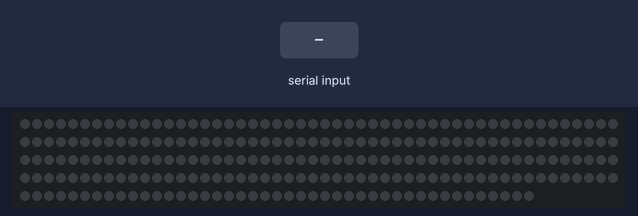
The sketch below on a simulated Arduino Uno, built with avr-gcc and run on an emulated ATmega328P. Shown: 243 RGB LEDs in strip order, left to right, continuing on the next row. The inputs (shaded band) are chosen by the test bench. Dim RGB values are drawn brighter than linear; random numbers use the default seed unless the sketch sets one.

Above: at 1.2 s.
1.3 s: "1\n" received over the second serial link
At 2.38 s:
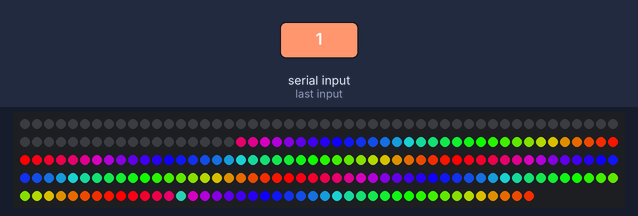
4.1 s: "2\n" received over the second serial link
At 5.28 s:
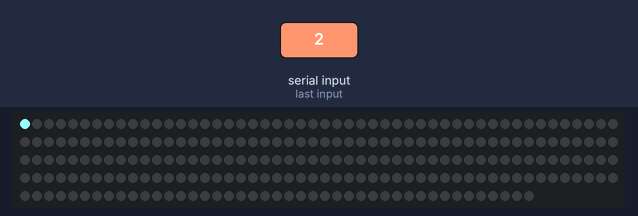
7.1 s: "1,90\n" received over the second serial link
At 8.17 s:
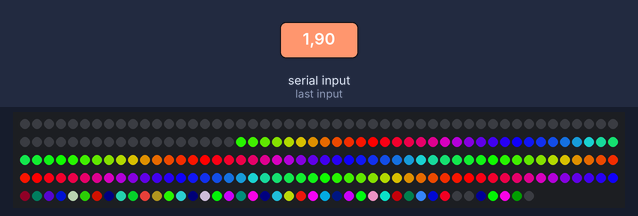
9.9 s: "4\n" received over the second serial link
At 11.1 s:
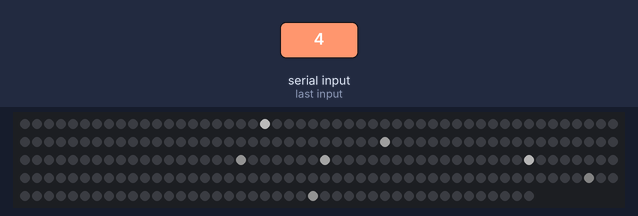
12.9 s: "1,90,45\n" received over the second serial link
At 13.97 s:
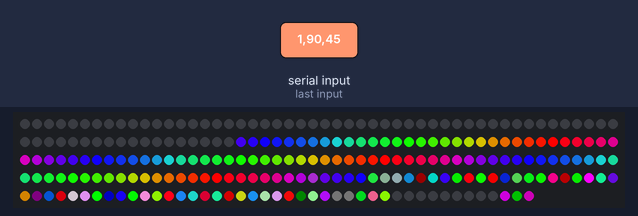

The sketch:

HomeStripControl.ino
```cpp
#include "SoftwareSerial.h"
#include <FastLED.h>

const int PIN = 14;
const int NUMPIX = 243; //Strip is 243 total
//Adafruit_NeoPixel strip;
CRGB leds[NUMPIX];

int fillUp = NUMPIX; //Fill up color[] with different colors before lighting up the LED's

const int DEBUG = 0; //Only print to serial if debug is 1 to reduce serail overhead

int enabled = 0; //Turn lights off and on while preserving last setting
int colorMode = 0; //Mode 0 = nothing, use enabled to turn lights off while preserving color mode.
                   //Mode 1 = rainbow, 2 = bounce, 3 = static color, 4 = stars
int brightness = 255;
int RRR = 150; //Global color settings. (Deafult is white)
int GGG = 255;
int BBB = 255;
int PCMode = 1; //Turn off the first 50 LEDS to keep the wall behind my monitors dark


SoftwareSerial softSerial(13, 15); // RX, TX

void setup() {
  FastLED.addLeds<NEOPIXEL, PIN>(leds, NUMPIX);
  digitalWrite(3, LOW);
  pinMode(3, INPUT);
  softSerial.begin(9600);
  while(!softSerial){}

  if(DEBUG == 1)
    Serial.begin(9600);
}

void loop() {
  //Serial.println("Running");
  checkPin();
  if (enabled == 0){ //Turn off the lights and prevent other affects from running.
    staticColor(0, 0, 0);
    fillUp = NUMPIX;
    return;
  }
  if (colorMode == 1) {
    rainbowCycle(100, 20);
  } else {fillUp = NUMPIX;}

  if (colorMode == 2)
    bounce(30);
  if (colorMode == 3)
    staticColor(RRR, GGG, BBB);
  if (colorMode == 4)
    stars(7, 255, 15, 0);

}
int checkPin() { //Returns 1 if pin says to change mode. Returns 0 otherwise

  while (softSerial.available() > 0) {
    //delay(50);
    String op = softSerial.readStringUntil(' '); //Read the op command
    char com = op.charAt(0);
    if(DEBUG == 1){
      Serial.print("Op: ");
      Serial.println(op);
    }


    if(com == '0'){ //On/ off
      String peram = softSerial.readStringUntil(' ');
      if(DEBUG == 1){
        Serial.print("Enable: ");
        Serial.println(peram);
      }
      if(peram.charAt(0) == '0'){
        enabled = 0;
      }
      if(peram.charAt(0) == '1'){
        enabled = 1;
      }
      return 1;
    }

    if(com == '1'){ //Rainbow
      colorMode = 1;
      enabled = 1;
      return 1;
    }

    if(com == '2'){ //Bounce
      colorMode = 2;
      enabled = 1;
      return 1;
    }

    if(com == '3'){ //Static
      colorMode = 3;
      enabled = 1;
      return 1;
    }

    if(com == '4'){ //Stars
      colorMode = 4;
      enabled = 1;
      return 1;
    }

    if(com == 'c'){ //Set color
      getSerialRGB();
      enabled = 1;
      if(colorMode == 1 || colorMode == 4){ //If the current mode doesn't support changing the color
        colorMode = 3;
        return 1;
      }
    }

    if(com == 'b'){ //Set brightness
      brightness = softSerial.readStringUntil(' ').toInt();
      if(DEBUG == 1){
        Serial.print("Brightness: ");
        Serial.println(brightness);
      }
      FastLED.setBrightness(brightness);
      FastLED.show();
    }
    enabled = 1;

  }

  return 0;
}
void getSerialRGB(){ //If the op command from serial has RGB peramiters, this function will put them into int RRR,GGG,BBB
  String red = softSerial.readStringUntil(' '); //Read the red value
  RRR = red.toInt();
  if(DEBUG == 1){
    Serial.print("Red: ");
    Serial.println(RRR);
  }
  String green = softSerial.readStringUntil(' '); //Read the red value
  GGG = green.toInt();
  if(DEBUG == 1){
    Serial.print("Green: ");
    Serial.println(GGG);
  }

  String blue = softSerial.readStringUntil(' '); //Read the red value
  BBB = blue.toInt();
  if(DEBUG == 1){
    Serial.print("Blue: ");
    Serial.println(BBB);
  }

}

void stars(int numStars, int maxBrightness, int delayMils, int color) { //delayMils is delay
  int change = 1;
  int minRGB = 0;
  int maxBrightDiv = 3; //Reduce initial color brightness to reduce POP in effect
  staticColor(0, 0, 0); //Initialize the strand as black
  int starR[numStars];//If stars are B/W (color == 0), only use starR for brightness
  int starG[numStars];
  int starB[numStars];
  byte starLoc[numStars];
  byte starInc[numStars]; //If starInc == 1, the brightness is increasing, 0 means is decreasing
  for (int x = 0; x < numStars; x++) { //Initial set star color brightnesses and locations
    starR[x] = random(minRGB, maxBrightness / maxBrightDiv);
    if (color) {
      starG[x] = random(minRGB, maxBrightness / maxBrightDiv);
      starB[x] = random(minRGB, maxBrightness / maxBrightDiv);
    } else {
      starG[x] = 0;
      starB[x] = 0;
    }
    starLoc[x] = random(0, NUMPIX);
    starInc[x] = 1;
  }
  while (1) {
    for (int x = 0; x < numStars; x++) { //Increase or decrease star brightness/ relocate stars if starR&&starG&&starB == 0
      /*
      softSerial.write("R: "); softSerial.print(starR[0]);
      softSerial.write(" G: "); softSerial.print(starG[0]);
      softSerial.write(" B: "); softSerial.print(starB[0]); softSerial.write("\n");
      */

      if (starInc[x] == 0) { //Decrease brightness
        starR[x] -= change;
        if (color) {
          starG[x] -= change;
          starB[x] -= change;
        }
      } else { //Increase brightness
        starR[x] += change;
        if (color) {
          starG[x] += change;
          starB[x] += change;
        }
      }
      for (int x = 0; x < numStars; x++) { //Show the stars on the strand
      if (color){
        if(starR[x] < 0)
          starR[x] = 0;
        if(starG[x] < 0)
          starG[x] = 0;
        if(starB[x] < 0)
          starB[x] = 0;
        if(starR[x] > maxBrightness)
          starR[x] = maxBrightness;
        if(starG[x] > maxBrightness)
          starG[x] = maxBrightness;
        if(starB[x] > maxBrightness)
          starB[x] = maxBrightness;
        leds[starLoc[x]].setRGB(starR[x], starG[x], starB[x]);
      }
      else
        leds[starLoc[x]].setRGB(starR[x], starR[x], starR[x]);
      }
      if (starR[x] <= 1 && starG[x] <= 1 && starB[x] <= 1) { //If the values are too low, reset the star
        leds[starLoc[x]].setRGB(0,0,0);
        //softSerial.print("star reset\n");
        starLoc[x] = random(0, NUMPIX);
        starR[x] = random(minRGB, maxBrightness / maxBrightDiv);
        starInc[x] = 1;
        if (color) {
          starG[x] = random(minRGB, maxBrightness / maxBrightDiv);
          starB[x] = random(minRGB, maxBrightness / maxBrightDiv);
        }
      }
      if (starR[x] >= maxBrightness || starG[x] >= maxBrightness || starB[x] >= maxBrightness) { //If the values are too high, flip starInc to decrease
        starInc[x] = 0;
      }
    }

    FastLED.show();
    if (checkPin()) {
      return;
    }
    delay(delayMils);
  }
}

void staticColor(int r, int g, int b) {

  for (int x = 0; x < NUMPIX; x++) {
    leds[x].setRGB(r, g, b);

  }

  if(PCMode == 1)
    staticColorSection(0,0,0,0,68);

  FastLED.show();
}
void staticColorSection(int r, int g, int b, int start, int endi) {

  for (int x = start; x < endi; x++) {
    leds[x].setRGB(r, g, b);

  }
  FastLED.show();
}

void bounce(int speed) {
  int backwards = 1;
  for (int x = 0; x < NUMPIX; x += backwards) {
    for (int y = 0; y < NUMPIX; y++) {
      leds[y].setRGB(0, 0, 0);
      //strip.setPixelColor(y, 0, 0, 0);
    }
    leds[x].setRGB(RRR, GGG, BBB);
    //strip.setPixelColor(x, color);
    FastLED.show();
    //strip.show();
    delay(speed);
    if (checkPin() == 1)
      return;

    if (x >= NUMPIX - 1) {
      backwards = -1;
    }
    if (x <= 0) {
      backwards = 1;
    }
  }
}

void rainbowCycle(int speed, int rate) { //Speed: delay for next color change, rate: how different the next color is
  byte colors[NUMPIX][3];
  double rgbColor[3];
  rgbColor[0] = 255;
  rgbColor[1] = 0;
  rgbColor[2] = 0;


  for (int decColor = 0; decColor < 3; decColor += 1) {
    int incColor = 0;
    if (decColor == 2) {
      incColor = 0;
    } else {
      incColor = decColor + 1;
    }

    for (int i = 0; i < (256 - rate); i += rate) { //i += 2 was used for smoother led color transition.
      rgbColor[decColor] -= rate;
      rgbColor[incColor] += rate;
      if (fillUp > 0) { //Fill colors with values before turning on LED's
        colors[fillUp - 1][0] = rgbColor[0];
        colors[fillUp - 1][1] = rgbColor[1];
        colors[fillUp - 1][2] = rgbColor[2];
        fillUp--;

      } else {
        for (int x = NUMPIX - 1; x > 0; x--) {
          colors[x][0] = colors [x - 1][0];
          colors[x][1] = colors [x - 1][1];
          colors[x][2] = colors [x - 1][2];
        }
        colors[0][0] = rgbColor[0];
        colors[0][1] = rgbColor[1];
        colors[0][2] = rgbColor[2];
        for (int x = 0; x < NUMPIX; x++) {
          //if(x < 16)//Since the board is 2 rows of 16
          //strip.setPixelColor(x, colors[x]);
          leds[x].setRGB(colors[x][0], colors[x][1], colors[x][2]);
        }

        //strip.show();
        if(PCMode == 1)
          staticColorSection(0,0,0,0,68);

        delay(speed);
        FastLED.show();
        if (checkPin() == 1)
          return;
      }
    }


  }
}
```

Measured:
- after the input at 1.3 s, the LEDs: change after 1.0 s (image 1)
